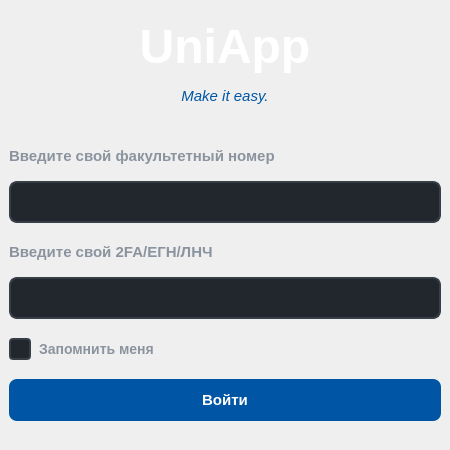
<?xml version="1.0" encoding="UTF-8"?>
<ui version="4.0">
 <class>LoginWindow</class>
 <widget class="QMainWindow" name="LoginWindow">
  <property name="geometry">
   <rect>
    <x>0</x>
    <y>0</y>
    <width>450</width>
    <height>450</height>
   </rect>
  </property>
  <property name="sizePolicy">
   <sizepolicy hsizetype="Fixed" vsizetype="Fixed">
    <horstretch>0</horstretch>
    <verstretch>0</verstretch>
   </sizepolicy>
  </property>
  <property name="minimumSize">
   <size>
    <width>450</width>
    <height>450</height>
   </size>
  </property>
  <property name="maximumSize">
   <size>
    <width>450</width>
    <height>450</height>
   </size>
  </property>
  <property name="windowTitle">
   <string>UniApp</string>
  </property>
  <property name="styleSheet">
   <string notr="true">QWidget#centralWidget {
    background-color: #1C2128;
}

QLabel#label {
    color: #FFFFFF;
    font-family: &quot;Segoe UI&quot;, sans-serif;
    font-size: 36px;
    font-weight: 800;
}

QLabel#label_4 {
    color: #0056A4;
    font-family: &quot;Segoe UI&quot;, sans-serif;
    font-size: 16px;
    font-style: italic;
}

QLabel#label_3, QLabel#label_2 {
    color: #8B949E;
    font-family: &quot;Segoe UI&quot;, sans-serif;
    font-size: 13px;
    font-weight: 600;
}

QLineEdit {
    background-color: #22272E;
    color: #FFFFFF;
    font-family: &quot;Segoe UI&quot;, sans-serif;
    font-size: 14px;
    padding: 10px 14px;
    border: 2px solid #373E47;
    border-radius: 8px;
}

QLineEdit:focus {
    border: 2px solid #0056A4;
    background-color: #282E36;
}

QPushButton {
    background-color: #0056A4;
    color: #FFFFFF;
    font-family: &quot;Segoe UI&quot;, sans-serif;
    font-size: 15px;
    font-weight: bold;
    border: none;
    border-radius: 8px;
    padding: 12px;
}

QPushButton:hover {
    background-color: #0068C6;
}

QPushButton:pressed {
    background-color: #004482;
}

QCheckBox {
    color: #8B949E;
    font-family: &quot;Segoe UI&quot;, sans-serif;
    font-size: 14px;
    font-weight: 600;
    spacing: 8px;
}

QCheckBox::indicator {
    width: 18px;
    height: 18px;
    border-radius: 4px;
    border: 2px solid #373E47;
    background-color: #22272E;
}

QCheckBox::indicator:hover {
    border: 2px solid #0056A4;
    background-color: #282E36; 
}

QCheckBox::indicator:checked {
    background-color: #0056A4;
    border: 2px solid #0056A4;
}</string>
  </property>
  <widget class="QWidget" name="centralwidget">
   <layout class="QVBoxLayout" name="verticalLayout_2">
    <item>
     <layout class="QVBoxLayout" name="verticalLayout">
      <property name="spacing">
       <number>4</number>
      </property>
      <property name="sizeConstraint">
       <enum>QLayout::SizeConstraint::SetFixedSize</enum>
      </property>
      <item>
       <spacer name="verticalSpacer">
        <property name="orientation">
         <enum>Qt::Orientation::Vertical</enum>
        </property>
        <property name="sizeType">
         <enum>QSizePolicy::Policy::Fixed</enum>
        </property>
        <property name="sizeHint" stdset="0">
         <size>
          <width>20</width>
          <height>10</height>
         </size>
        </property>
       </spacer>
      </item>
      <item>
       <widget class="QLabel" name="label">
        <property name="text">
         <string>&lt;html&gt;&lt;head/&gt;&lt;body&gt;&lt;p align=&quot;center&quot;&gt;&lt;span style=&quot; font-size:36pt; font-weight:700;&quot;&gt;UniApp&lt;/span&gt;&lt;/p&gt;&lt;/body&gt;&lt;/html&gt;</string>
        </property>
        <property name="alignment">
         <set>Qt::AlignmentFlag::AlignHCenter|Qt::AlignmentFlag::AlignTop</set>
        </property>
       </widget>
      </item>
      <item>
       <spacer name="verticalSpacer_4">
        <property name="orientation">
         <enum>Qt::Orientation::Vertical</enum>
        </property>
        <property name="sizeType">
         <enum>QSizePolicy::Policy::Fixed</enum>
        </property>
        <property name="sizeHint" stdset="0">
         <size>
          <width>20</width>
          <height>3</height>
         </size>
        </property>
       </spacer>
      </item>
      <item>
       <widget class="QLabel" name="label_4">
        <property name="text">
         <string>&lt;html&gt;&lt;head/&gt;&lt;body&gt;&lt;p align=&quot;center&quot;&gt;&lt;span style=&quot; font-size:11pt; font-style:italic;&quot;&gt;Make it easy.&lt;/span&gt;&lt;/p&gt;&lt;/body&gt;&lt;/html&gt;</string>
        </property>
       </widget>
      </item>
      <item>
       <spacer name="verticalSpacer_8">
        <property name="orientation">
         <enum>Qt::Orientation::Vertical</enum>
        </property>
        <property name="sizeType">
         <enum>QSizePolicy::Policy::Fixed</enum>
        </property>
        <property name="sizeHint" stdset="0">
         <size>
          <width>20</width>
          <height>25</height>
         </size>
        </property>
       </spacer>
      </item>
      <item>
       <widget class="QLabel" name="label_2">
        <property name="text">
         <string>&lt;html&gt;&lt;head/&gt;&lt;body&gt;&lt;p&gt;&lt;span style=&quot; font-size:11pt;&quot;&gt;Введите свой факультетный номер&lt;/span&gt;&lt;/p&gt;&lt;/body&gt;&lt;/html&gt;</string>
        </property>
       </widget>
      </item>
      <item>
       <spacer name="verticalSpacer_7">
        <property name="orientation">
         <enum>Qt::Orientation::Vertical</enum>
        </property>
        <property name="sizeType">
         <enum>QSizePolicy::Policy::Fixed</enum>
        </property>
        <property name="sizeHint" stdset="0">
         <size>
          <width>20</width>
          <height>5</height>
         </size>
        </property>
       </spacer>
      </item>
      <item>
       <widget class="QLineEdit" name="lineEdit"/>
      </item>
      <item>
       <spacer name="verticalSpacer_5">
        <property name="orientation">
         <enum>Qt::Orientation::Vertical</enum>
        </property>
        <property name="sizeType">
         <enum>QSizePolicy::Policy::Fixed</enum>
        </property>
        <property name="sizeHint" stdset="0">
         <size>
          <width>20</width>
          <height>10</height>
         </size>
        </property>
       </spacer>
      </item>
      <item>
       <widget class="QLabel" name="label_3">
        <property name="text">
         <string>&lt;html&gt;&lt;head/&gt;&lt;body&gt;&lt;p&gt;&lt;span style=&quot; font-size:11pt;&quot;&gt;Введите свой 2FA/ЕГН/ЛНЧ&lt;/span&gt;&lt;/p&gt;&lt;/body&gt;&lt;/html&gt;</string>
        </property>
       </widget>
      </item>
      <item>
       <spacer name="verticalSpacer_6">
        <property name="orientation">
         <enum>Qt::Orientation::Vertical</enum>
        </property>
        <property name="sizeType">
         <enum>QSizePolicy::Policy::Fixed</enum>
        </property>
        <property name="sizeHint" stdset="0">
         <size>
          <width>20</width>
          <height>5</height>
         </size>
        </property>
       </spacer>
      </item>
      <item>
       <widget class="QLineEdit" name="lineEdit_2"/>
      </item>
      <item>
       <spacer name="verticalSpacer_9">
        <property name="orientation">
         <enum>Qt::Orientation::Vertical</enum>
        </property>
        <property name="sizeType">
         <enum>QSizePolicy::Policy::Fixed</enum>
        </property>
        <property name="sizeHint" stdset="0">
         <size>
          <width>20</width>
          <height>15</height>
         </size>
        </property>
       </spacer>
      </item>
      <item>
       <widget class="QCheckBox" name="checkBox_remember">
        <property name="cursor">
         <cursorShape>PointingHandCursor</cursorShape>
        </property>
        <property name="text">
         <string>Запомнить меня</string>
        </property>
       </widget>
      </item>
      <item>
       <spacer name="verticalSpacer_2">
        <property name="orientation">
         <enum>Qt::Orientation::Vertical</enum>
        </property>
        <property name="sizeType">
         <enum>QSizePolicy::Policy::Fixed</enum>
        </property>
        <property name="sizeHint" stdset="0">
         <size>
          <width>20</width>
          <height>15</height>
         </size>
        </property>
       </spacer>
      </item>
      <item>
       <widget class="QPushButton" name="pushButton">
        <property name="sizePolicy">
         <sizepolicy hsizetype="Minimum" vsizetype="Fixed">
          <horstretch>0</horstretch>
          <verstretch>0</verstretch>
         </sizepolicy>
        </property>
        <property name="cursor">
         <cursorShape>PointingHandCursor</cursorShape>
        </property>
        <property name="text">
         <string>Войти</string>
        </property>
       </widget>
      </item>
      <item>
       <spacer name="verticalSpacer_3">
        <property name="orientation">
         <enum>Qt::Orientation::Vertical</enum>
        </property>
        <property name="sizeType">
         <enum>QSizePolicy::Policy::Fixed</enum>
        </property>
        <property name="sizeHint" stdset="0">
         <size>
          <width>20</width>
          <height>20</height>
         </size>
        </property>
       </spacer>
      </item>
     </layout>
    </item>
   </layout>
  </widget>
 </widget>
 <resources/>
 <connections>
  <connection>
   <sender>pushButton</sender>
   <signal>clicked()</signal>
   <receiver>LoginWindow</receiver>
   <slot>onLoginButtonClicked()</slot>
   <hints>
    <hint type="sourcelabel">
     <x>209</x>
     <y>298</y>
    </hint>
    <hint type="destinationlabel">
     <x>201</x>
     <y>345</y>
    </hint>
   </hints>
  </connection>
 </connections>
 <slots>
  <slot>onLoginButtonClicked()</slot>
 </slots>
</ui>
